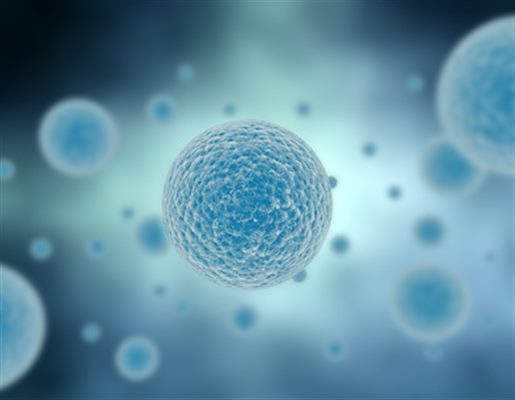
#> input picture TestScriptOpenCV/cellule.jpg, 515 x 400 px
$ python TestScriptOpenCV.py
#> lines starting #> are read from the running program, lines starting #| are printed output that depends on the picture; after the words box and inside, x2 and y2 are one past the last pixel; in counts of white or black regions, pixels touching at a corner belong together
import numpy as np
import cv2
import matplotlib.pyplot as plt
import matplotlib as mpl


FILE = "cellule.jpg"

#read the image and filter (image processing)
img=cv2.imread(FILE,0)
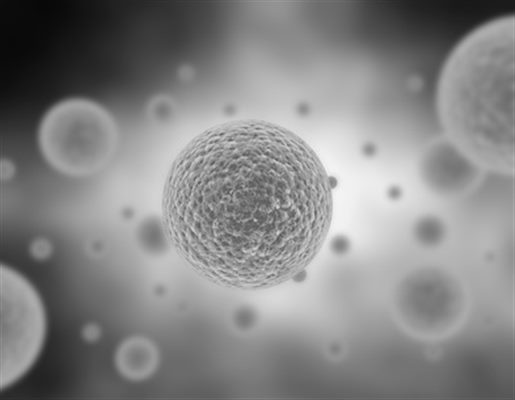
#> img: shape (400, 515); min 8, max 248, mean 133.1
print(img)
#> (printed output is left out)

# #gaussian filter
blur=cv2.GaussianBlur(img,(5,5),0)
ret3,th3=cv2.threshold(blur,0,255,cv2.THRESH_BINARY+cv2.THRESH_OTSU)
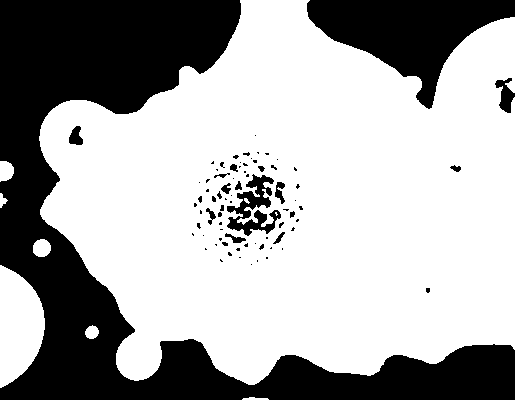
#> th3: shape (400, 515); 66% white; 78 black regions (58 under 20 px), largest, box (x1, y1, x2, y2) and area: (0, 0, 515, 400) 56491, (307, 0, 515, 109) 10431, (227, 174, 281, 236) 1430
#> ret3 = 119

##plot the filtering process
plt.figure(figsize=(15,5))
images = [blur, 0, th3]
titles = ['Gaussian filtered Image','Histogram',"Otsu's Thresholding"]
plt.subplot(1,3,1),plt.imshow(images[0],'gray')
# plt.show(block=True) ## to display the plot
plt.title(titles[0]), plt.xticks([]), plt.yticks([])
plt.subplot(1,3,2),plt.hist(images[0].ravel(),256)
# plt.show(block=True)
plt.title(titles[1]), plt.xticks([]), plt.yticks([])
plt.subplot(1,3,3),plt.imshow(images[2],'gray')
plt.title(titles[2]), plt.xticks([]), plt.yticks([])
plt.show(block=True) ## to dislay on the same window all the plots
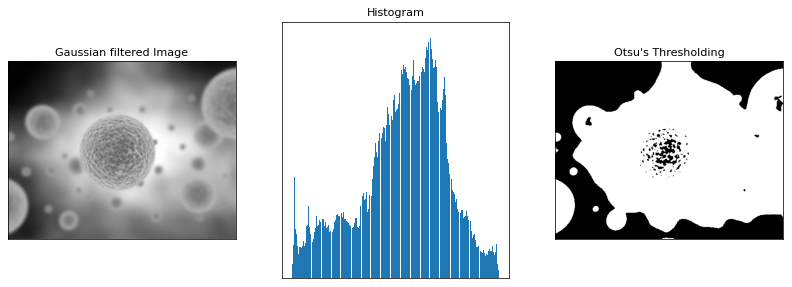
#> figure drawn by matplotlib, 3 panels

## count the number of contours in the filtered image
im = cv2.imread(FILE)
#> im is the input picture: shape (400, 515, 3); mean B, G, R 163.1, 144.7, 99
imgray = cv2.cvtColor(im,cv2.COLOR_BGR2GRAY)
ret,thresh = cv2.threshold(img,0,255,cv2.THRESH_BINARY+cv2.THRESH_OTSU)
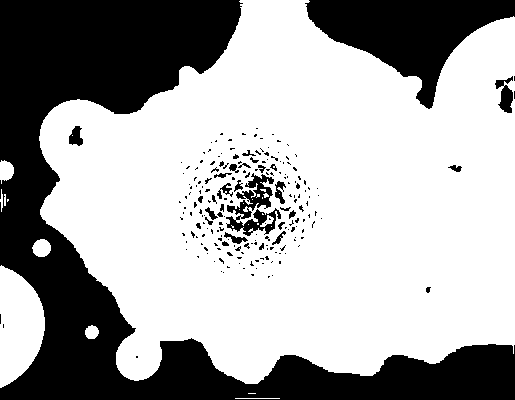
#> thresh: shape (400, 515); 65.5% white; 203 black regions (171 under 20 px)
#> ret = 119
contours, hierarchy = cv2.findContours(thresh,cv2.RETR_TREE,cv2.CHAIN_APPROX_SIMPLE)
#> contours = 258 contours, 207 with area under 20; largest, box (x1, y1, x2, y2) and area: (39, 0, 515, 384) 133409, (0, 265, 45, 388) 3874, (226, 172, 275, 220) 1036, (225, 207, 282, 237) 789, (497, 84, 514, 114) 308
img = cv2.drawContours(img, contours, -1, (255,255,255), 3)
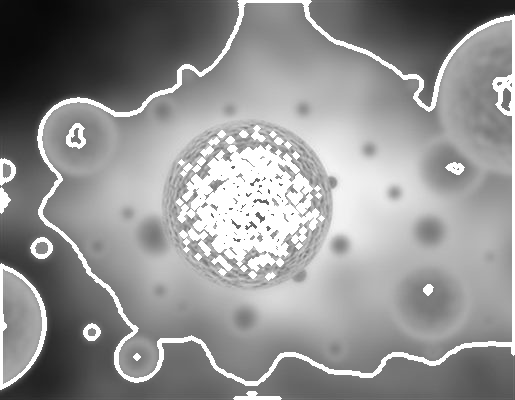
#> img: shape (400, 515); 10.73% of pixels changed, all inside (x1, y1, x2, y2) = (0, 0, 515, 400)
print(plt.figure(figsize=(10,10)))
plt.subplot(1,2,1),plt.title('Original Image'),plt.imshow(im)#,'red')
plt.subplot(1,2,2),plt.title('OpenCV.findContours'),plt.imshow(img,'gray')#,'red')
plt.show(block=True)
#> figure, not shown here; B, G, R data is drawn as R, G, B

print('number of detected contours:',len(contours))
#| number of detected contours: 258
